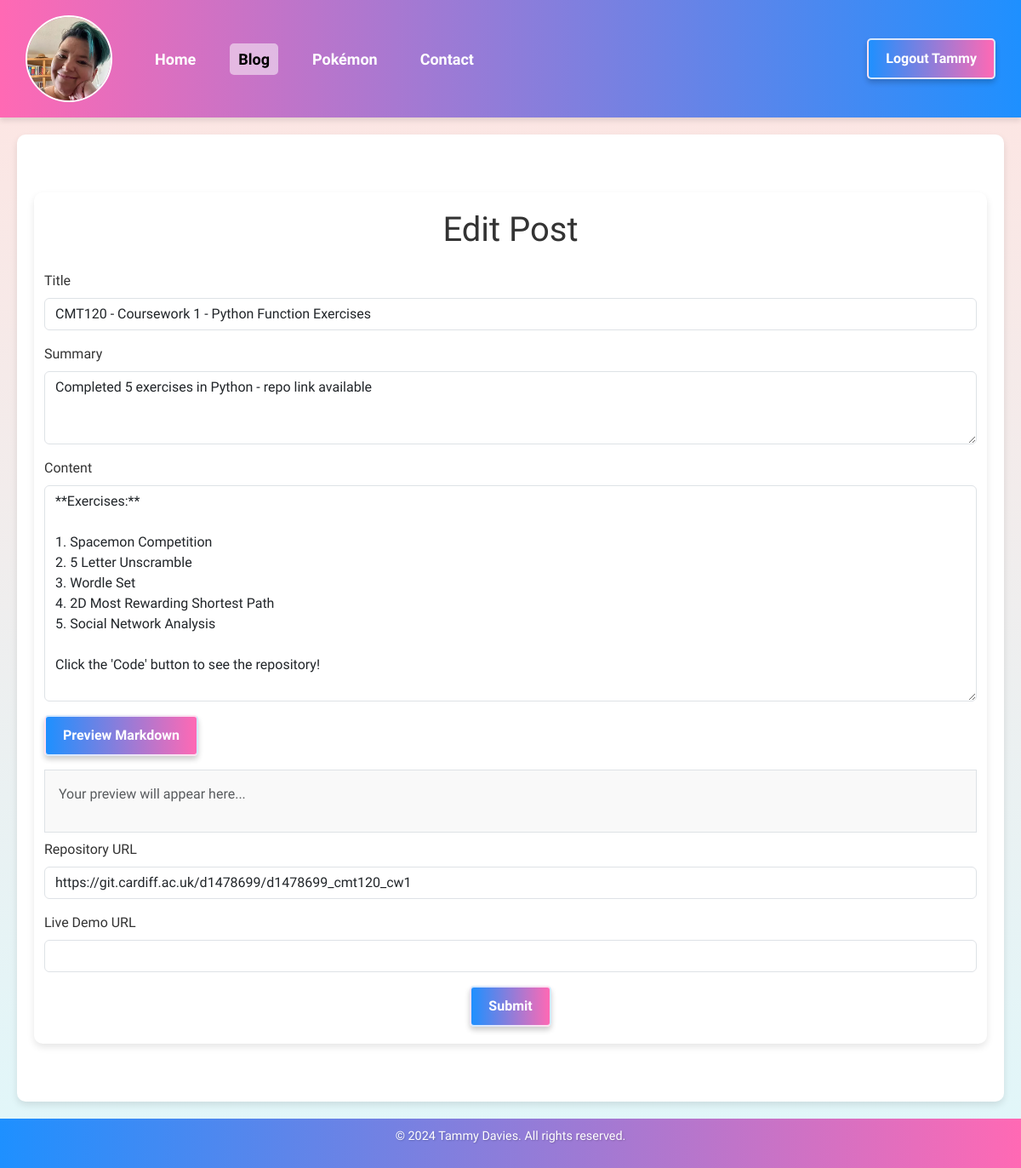
Page /blog/11/edit (signed in) on the committed database.
### app/models/user.py (models this page shows, shortened)
class User(db.Model):
    id = db.Column(db.Integer, primary_key=True)
    username = db.Column(db.String(150), nullable=False, unique=True)
    email = db.Column(db.String(150), nullable=False, unique=True)
    password = db.Column(db.String(200), nullable=False)
    @property
    def is_authenticated(self):
        return True

### app/models/blog_post.py (models this page shows)
class BlogPost(db.Model):
    id = db.Column(db.Integer, primary_key=True)
    title = db.Column(db.String(100), nullable=False)
    content = db.Column(db.Text, nullable=False)
    timestamp = db.Column(db.DateTime, default=datetime.utcnow)
    author = db.Column(db.String(50), nullable=False)
    summary = db.Column(db.String(255), nullable=True)
    repository_url = db.Column(db.String(255), nullable=True)
    live_demo_url = db.Column(db.String(255), nullable=True)
    comments = db.relationship(
        "Comment", backref="post", cascade="all, delete-orphan", lazy=True
    )

### app/routes/blog.py (the view, shortened to what this page needs)
    @app.route("/blog/<int:post_id>/edit", methods=["GET", "POST"])
    @login_required
    def edit_post(post_id):
        if not is_admin():
            return render_template("authentication/forbidden.html")
        post = BlogPost.query.get_or_404(post_id)
        if not is_admin():
            flash("You do not have permission to edit this post.", "danger")
            return redirect(url_for("blog"))
        form = BlogPostForm(obj=post)
        return render_template(
            "blog/blog_post.html",
            form=form,
            post=post,
            edit=True,
            preview_endpoint=url_for("markdown_preview"),
        )

### app/forms.py
class BlogPostForm(FlaskForm):
    title = StringField("Title", validators=[DataRequired()])
    summary = TextAreaField(
        "Summary",
        validators=[DataRequired(message="Please provide a summary for the post.")],
    )
    content = TextAreaField(
        "Content", validators=[DataRequired(message="Content cannot be empty.")]
    )
    repository_url = URLField(
        "Repository URL",
        validators=[Optional(), URL(message="Enter a valid URL")],
    )
    live_demo_url = URLField(
        "Live Demo URL", validators=[Optional(), URL(message="Enter a valid URL")]
    )
    submit = SubmitField("Submit")

### app/routes/authentication_helper.py (called while the page is built)
def is_admin():
    return current_user.is_authenticated and current_user.email == "tammy@tsdavies.com"

### app/templates/blog/blog_post.html (shortened to what this page needs)
{% extends "page_template.html" %} {% block content %}
<main class="container my-5">
  <h1 class="text-center mb-4">
    {{ 'Edit Post' if edit else 'Create New Post' }}
  </h1>
  <form
    class="needs-validation"
    novalidate
    method="POST"
    action="{{ url_for('edit_post', post_id=post.id) if edit else url_for('new_post') }}"
  >
    <div class="mb-3">
      {{ form.title.label(class="form-label") }} {{
      form.title(class="form-control", size=50) }}
    </div>
    <div class="mb-3">
      {{ form.summary.label(class="form-label") }} {{
      form.summary(class="form-control", rows=3) }}
    </div>
    <div class="mb-3">
      {{ form.content.label(class="form-label") }} {{ form.content(id="content",
      class="form-control", rows=10) }}
    </div>
    <button type="button" id="preview-button" class="btn btn-secondary mb-3">
      Preview Markdown
    </button>
    <div id="preview" class="border p-3 mb-2" style="background-color: #f9f9f9">
      <p class="text-muted">Your preview will appear here...</p>
    </div>
    <div class="mb-3">
      {{ form.repository_url.label(class="form-label") }} {{
      form.repository_url(class="form-control", size=50) }}
    </div>
    <div class="mb-3">
      {{ form.live_demo_url.label(class="form-label") }} {{
      form.live_demo_url(class="form-control", size=50) }}
    </div>
    <div class="text-center">{{ form.submit(class="btn btn-primary") }}</div>
  </form>
</main>
{% endblock %}

### app/templates/page_template.html (shortened to what this page needs)
<!doctype html>
<html lang="en">
  <head>
    <link
      href="https://cdn.jsdelivr.net/npm/bootstrap@5.3.0-alpha3/dist/css/bootstrap.min.css"
      rel="stylesheet"
    />
    <link
      rel="stylesheet"
      href="{{ url_for('static', filename='css/style.css') }}"
    />
    <link
      rel="stylesheet"
      href="{{ url_for('static', filename='css/blog_tile.css') }}"
    />
    <link
      rel="stylesheet"
      href="{{ url_for('static', filename='css/pokemon.css') }}"
    />
    <link
      rel="stylesheet"
      href="{{ url_for('static', filename='css/flash_style.css') }}"
    />
  </head>
  <body>
    <header>
      <nav class="navbar">
        <ul class="navbar-nav left">
          <li class="nav-item avatar">
            <a href="/">
              <img
                src="{{ url_for('static', filename='images/avatar.webp') }}"
                alt="User Avatar"
              />
            </a>
          </li>
          <li class="nav-item">
            <a
              class="nav-link {% if request.path == '/' %}active{% endif %}"
              href="/"
              aria-label="Navigate to Home"
              >Home</a
            >
          </li>
          <li class="nav-item">
            <a
              class="nav-link {% if request.path.startswith('/blog') %}active{% endif %}"
              href="/blog"
              aria-label="Navigate to Blog"
              >Blog</a
            >
          </li>
          <li class="nav-item">
            <a
              class="nav-link {% if request.path.startswith('/pokemon') %}active{% endif %}"
              href="/pokemon"
              aria-label="Navigate to Pokémon"
              >Pokémon</a
            >
          </li>
          <li class="nav-item">
            <a
              class="nav-link {% if request.path == '/contact' %}active{% endif %}"
              href="/contact"
              aria-label="Navigate to Contact"
              >Contact</a
            >
          </li>
        </ul>
        <ul class="navbar-nav right">
          {% if current_user.is_authenticated %}
          <li class="nav-item">
            <a class="btn btn-primary" href="/logout"
              >Logout {{ current_user.username }}</a
            >
          </li>
          {% endif %}
        </ul>
      </nav>
    </header>
    <main>
       {% block content %} {% endblock %}
    </main>
    <footer>
      <p>&copy; 2024 Tammy Davies. All rights reserved.</p>
    </footer>
  </body>
</html>

### app/static/css/style.css (style rules this page uses)
body { margin: 0; padding: 0; font-family: "Prompt", "Roboto", Arial, sans-serif; background: linear-gradient(to bottom, #ffe4e1, #e0f7fa); color: #333; display: flex; flex-direction: column; min-height: 100vh; }
header { background: linear-gradient(90deg, #ff69b4, #1e90ff); color: white; padding: 10px 20px; display: flex; justify-content: space-between; align-items: center; box-shadow: 0 4px 6px rgba(0, 0, 0, 0.1); }
main { flex: 1; display: flex; flex-direction: column; justify-content: center; padding: 20px; background: white; border-radius: 10px; box-shadow: 0 4px 8px rgba(0, 0, 0, 0.1); max-width: 1200px; margin: 20px auto; width: calc(100% - 40px); }
footer { background: linear-gradient(90deg, #1e90ff, #ff69b4); color: white; text-align: center; padding: 10px 0; font-size: 0.9rem; text-shadow: 1px 1px 2px rgba(0, 0, 0, 0.2); }
button, .btn { background: linear-gradient(90deg, #1e90ff, #ff69b4); color: white; border: 2px solid #ffffffcc; padding: 10px 20px; border-radius: 5px; font-weight: bold; cursor: pointer; transition: background 0.3s, box-shadow 0.3s, transform 0.2s; box-shadow: 0 4px 6px rgba(0, 0, 0, 0.2); }
.btn { background: linear-gradient(90deg, #1e90ff, #ff69b4); color: white; border: 2px solid #ffffffcc; padding: 10px 20px; border-radius: 5px; font-weight: bold; cursor: pointer; transition: background 0.3s, box-shadow 0.3s, transform 0.2s; box-shadow: 0 4px 6px rgba(0, 0, 0, 0.2); }
header { background: linear-gradient(90deg, #ff69b4, #1e90ff); color: white; padding: 10px 20px; box-shadow: 0 4px 6px rgba(0, 0, 0, 0.1); }
.navbar { display: flex; justify-content: space-between; align-items: center; width: 100%; flex-direction: row; }
.navbar-nav { display: flex; list-style: none; padding: 0; margin: 0; }
.navbar-nav.left { flex-grow: 1; justify-content: flex-start; flex-direction: row; align-items: center; }
.navbar-nav.right { justify-content: flex-end; align-items: center; flex-direction: row; }
.nav-item { margin: 0 10px; font-size: 18px; }
.nav-link { color: white; text-decoration: none; font-weight: bold; padding: 5px 10px; border-radius: 5px; transition: background-color 0.3s, color 0.3s; }
.nav-link:hover, .nav-link.active { background-color: #ffffff80; color: #333; }
.avatar img { width: 82px; height: 82px; border-radius: 50%; border: 2px solid white; object-fit: cover; transition: transform 0.3s ease, box-shadow 0.3s ease; }
.navbar { display: flex; justify-content: space-between; align-items: center; width: 100%; flex-wrap: wrap; gap: 10px; }
.navbar-nav.left { display: flex; align-items: center; flex-wrap: wrap; gap: 10px; }
.navbar-nav.right { display: flex; align-items: center; flex-wrap: wrap; gap: 10px; justify-content: flex-end; }
.avatar img { width: 102px; height: 102px; border-radius: 50%; border: 2px solid white; object-fit: cover; transition: transform 0.3s ease, box-shadow 0.3s ease; margin-right: 10px; }
.btn, .btn-outline-secondary { margin-bottom: 0; }

### rows in the picture
User: username "Tammy"
BlogPost: title "CMT120 - Coursework 1 - Python Function Exercises", summary "Completed 5 exercises in Python - repo link available", content "**Exercises:** 1. Spacemon Competition 2. 5 Letter Unscramble 3. Wordle Set 4. 2D Most Rewarding Shortest Path 5. Social Network Analysis Click the 'Code' button to see the repository!", repository_url "https://git.cardiff.ac.uk/d1478699/d1478699_cmt120_cw1"

### other values in the picture
{{ 'Edit Post' if edit else 'Create New Post' }} "Edit Post"
